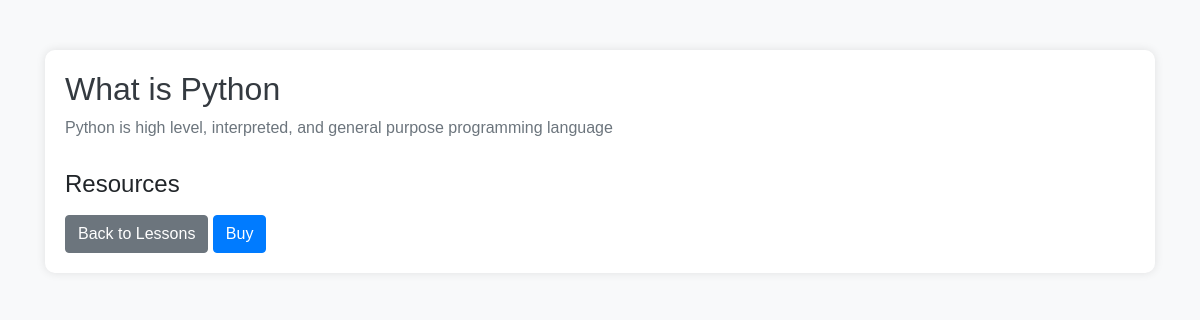
The app's page /lessons/1/ with its own data.
### onlineapp/models.py (models this page shows, shortened)
class Lesson(models.Model):
    module = models.ForeignKey(Module, on_delete=models.CASCADE, related_name='lessons')
    title = models.CharField(max_length=200)
    content = models.TextField()
    order = models.PositiveIntegerField()
    class Meta:
        ordering = ['order']

### onlineapp/views.py (the view)
# urls.py: path('lessons/<int:id>/', views.lessondetail, name='lessondetail'),
def lessondetail(request, id):
    lesson = get_object_or_404(Lesson, id=id)
    course = lesson.module.course
    resources = LessonResource.objects.filter(lesson=lesson)
    return render(request, 'lessons/lesson_detail.html', {'lesson': lesson, 'course': course,'resources': resources})

### onlineapp/templates/lessons/lesson_detail.html (shortened to what this page needs)
<!DOCTYPE html>
<html lang="en">
<head>
    <link href="https://stackpath.bootstrapcdn.com/bootstrap/4.5.2/css/bootstrap.min.css" rel="stylesheet">
    <link rel="stylesheet" href="https://cdnjs.cloudflare.com/ajax/libs/animate.css/4.1.1/animate.min.css"/>
</head>
<body>
    <div class="container">
        <div class="lesson-detail animate__animated animate__fadeInDown">
            <h2>{{ lesson.title }}</h2>
            <p>{{ lesson.content }}</p>
            <div class="resources">
                <h4>Resources</h4>
            </div>
            <a href="{% url 'lessondisplay' lesson.module.id %}" class="btn btn-secondary">Back to Lessons</a>
            <a href="{% url 'add_to_cart' course.id %}" class="btn btn-primary">Buy</a>
        </div>
    </div>
</body>
</html>

### onlineapp/templates/lessons/lesson_detail.html (style rules this page uses)
body { background-color: #f8f9fa; font-family: 'Arial', sans-serif; }
.lesson-detail { margin-top: 50px; padding: 20px; background-color: #fff; border-radius: 10px; box-shadow: 0 0 10px rgba(0, 0, 0, 0.1); }
h2 { color: #343a40; }
p { color: #6c757d; }
.resources { margin-top: 30px; }

### records on screen
Lesson: title "What is Python", content "Python is high level, interpreted, and general purpose programming language"
